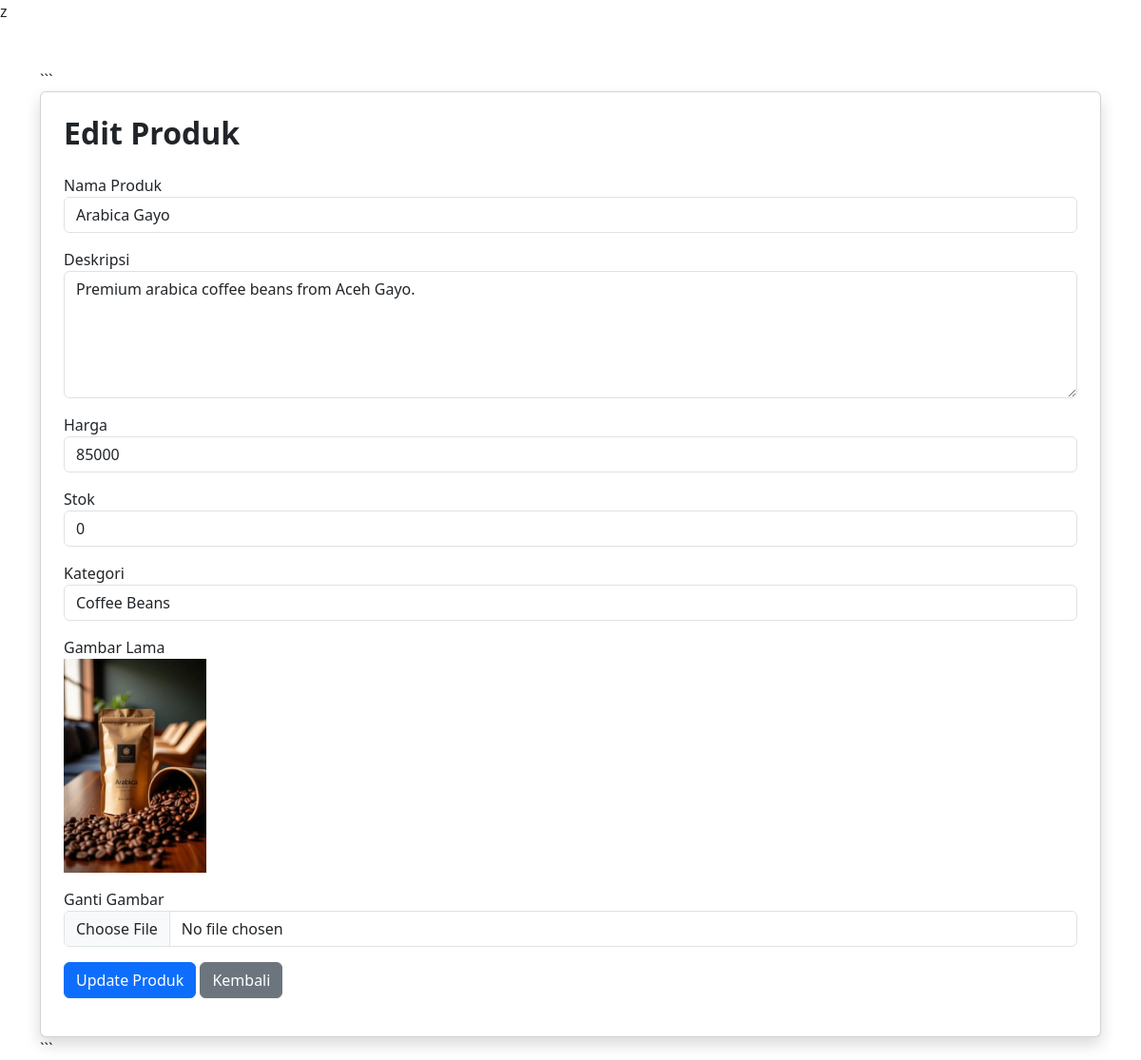
Screenshot of /admin/edit_produk.php?id=1 (signed in) with the database file from the repository.
### tables this page shows
CREATE TABLE IF NOT EXISTS `produk` (
  `id` int NOT NULL AUTO_INCREMENT,
  `nama_produk` varchar(100) DEFAULT NULL,
  `deskripsi` text,
  `harga` int DEFAULT NULL,
  `gambar` varchar(255) DEFAULT NULL,
  `kategori` varchar(50) DEFAULT NULL,
  `harga_100` int DEFAULT NULL,
  `harga_200` int DEFAULT NULL,
  `harga_500` int DEFAULT NULL,
  `harga_1000` int DEFAULT NULL,
  `stok` int NOT NULL DEFAULT '0',
  PRIMARY KEY (`id`)
);

### admin/edit_produk.php (the view, shortened to what this page needs)
<?php
include '../config/koneksi.php';
$id = $_GET['id'];
$data = mysqli_query(
    $conn,
    "SELECT * FROM produk WHERE id='$id'"
);
$d = mysqli_fetch_array($data);
?>
<!DOCTYPE html>
<html>
<head>
<link href="https://cdn.jsdelivr.net/npm/bootstrap@5.3.3/dist/css/bootstrap.min.css" rel="stylesheet">
</head>
<body>
<div class="container mt-5">
```
<div class="card shadow p-4">
    <h2 class="fw-bold mb-4">
        Edit Produk
    </h2>
    <form
    action="../proses/update_produk.php"
    method="POST"
    enctype="multipart/form-data">
        <div class="mb-3">
            <label>Nama Produk</label>
            <input
            type="text"
            name="nama_produk"
            class="form-control"
            value="<?php echo $d['nama_produk']; ?>">
        </div>
        <div class="mb-3">
            <label>Deskripsi</label>
            <textarea
            name="deskripsi"
            class="form-control"
            rows="5"><?php echo $d['deskripsi']; ?></textarea>
        </div>
        <div class="mb-3">
            <label>Harga</label>
            <input
            type="number"
            name="harga"
            class="form-control"
            value="<?php echo $d['harga']; ?>">
        </div>
        <div class="mb-3">
        <label>Stok</label>
        <input
        type="number"
        name="stok"
        class="form-control"
        value="<?php echo $d['stok']; ?>">
        </div>
        <div class="mb-3">
            <label>Kategori</label>
            <input
            type="text"
            name="kategori"
            class="form-control"
            value="<?php echo $d['kategori']; ?>">
        </div>
        <div class="mb-3">
            <label>Gambar Lama</label>
            <br>
            <img
            src="../assets/img/<?php echo $d['gambar']; ?>"
            width="150">
        </div>
        <div class="mb-3">
            <label>Ganti Gambar</label>
            <input
            type="file"
            name="gambar"
            class="form-control">
        </div>
        <button class="btn btn-primary">
            Update Produk
        </button>
        <a
        href="produk.php"
        class="btn btn-secondary">
            Kembali
        </a>
    </form>
</div>
```
</div>
</body>
</html>

### rows the page displays
produk: nama_produk "Arabica Gayo", deskripsi "Premium arabica coffee beans from Aceh Gayo.", harga "85000", stok "0", kategori "Coffee Beans", gambar (picture)
